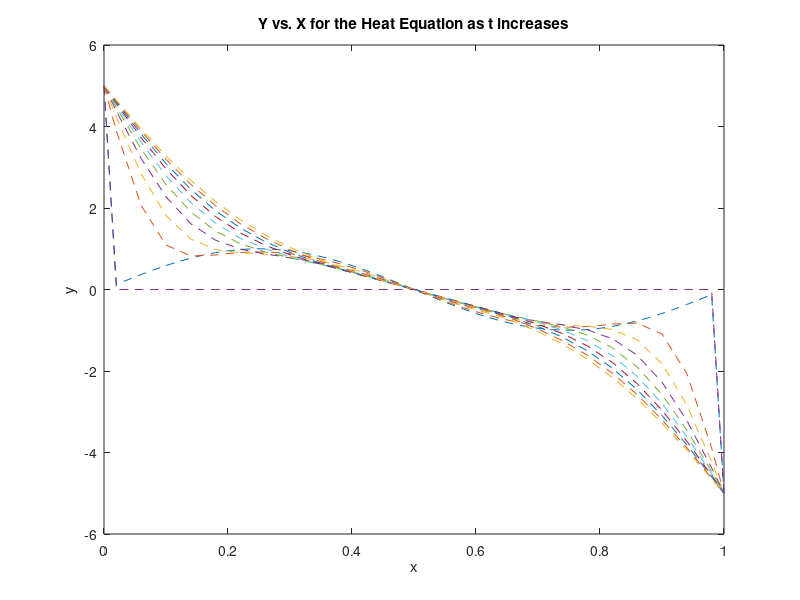

Write MATLAB code to recreate this figure.
nx=50;
x0 = 0;
xf = 1;
h = (xf-x0)/nx;

u0 = 0; %set boundary conditions at x0, xf
uf = 0;

nk = 100;
t0 = 0;
tf = 0.02;
k = (tf-t0)/nk;
ta = t0:k:tf; %define t array

v = k/h^2; %define v to generate inverse matrix

xa = x0:h:xf; %define x array for values of x at one time instant

U = zeros(size(xa,2),size(ta,2)); %define matrix U for y at every t and x

%% Define the Initial Conditions (uncomment)
%y0 = @tent; %set y0 as the tent function

y0 = @(x) sin(2*pi*x);

%set initial values of x at t = 0
for j = 1:nx+1
    U(j,1) = y0(xa(j));
end

%% Calculate and Plot
%set boundary condition values for all t at x0,xf
for m = 1:nk+1
    t = ta(m);
    U(1,m) =5;
    U(nx+1,m) = -5;
end

for m = 1:nk-1 %iterate through each time step IS THIS INDEX RIGHT?
    for x = 2:nx %for each x coordinate
        U(x,m+1) = v*U(x-1,m)+(1-2*v)*U(x,m)+v*U(x+1,m); %calc for the next time step
    end
end

figure('name','Finite Differences: Heat Equation')
for m = 1:10:nk+1 %have to skip some otherwise graph too crowded
    plot(xa,U(:,m),'--') %plot each of the time steps on the same axis
    hold on;
end
hold off;
title('Y vs. X for the Heat Equation as t increases')
xlabel('x')
ylabel('y')
